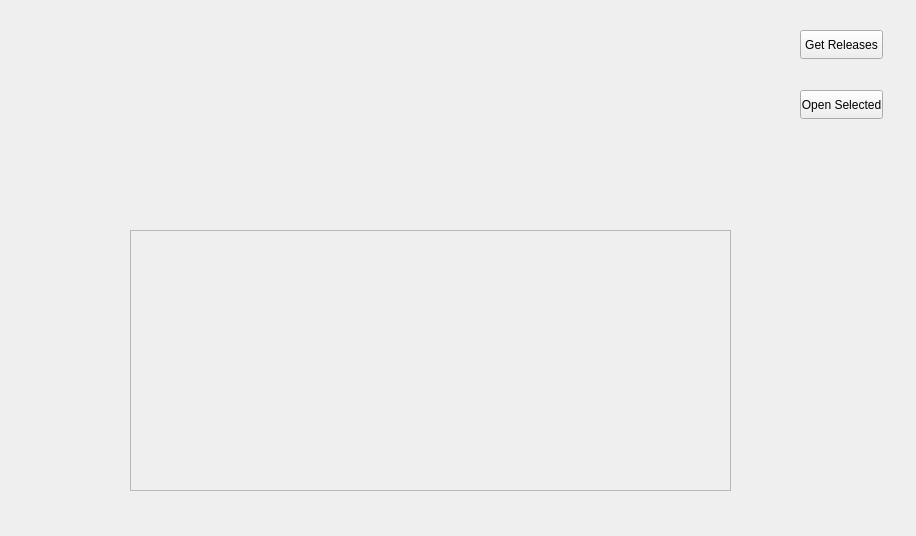
<?xml version="1.0" encoding="UTF-8"?>
<ui version="4.0">
 <class>ReleasesPage</class>
 <widget class="QWidget" name="ReleasesPage">
  <property name="geometry">
   <rect>
    <x>0</x>
    <y>0</y>
    <width>916</width>
    <height>536</height>
   </rect>
  </property>
  <property name="windowTitle">
   <string>Form</string>
  </property>
  <widget class="QScrollArea" name="scrollArea">
   <property name="geometry">
    <rect>
     <x>130</x>
     <y>230</y>
     <width>601</width>
     <height>261</height>
    </rect>
   </property>
   <property name="widgetResizable">
    <bool>true</bool>
   </property>
   <widget class="QWidget" name="contentsWidget">
    <property name="geometry">
     <rect>
      <x>0</x>
      <y>0</y>
      <width>599</width>
      <height>259</height>
     </rect>
    </property>
   </widget>
  </widget>
  <widget class="QPushButton" name="pushButton">
   <property name="geometry">
    <rect>
     <x>800</x>
     <y>30</y>
     <width>83</width>
     <height>29</height>
    </rect>
   </property>
   <property name="text">
    <string>Get Releases</string>
   </property>
  </widget>
  <widget class="QPushButton" name="pushButton_2">
   <property name="geometry">
    <rect>
     <x>800</x>
     <y>90</y>
     <width>83</width>
     <height>29</height>
    </rect>
   </property>
   <property name="text">
    <string>Open Selected</string>
   </property>
  </widget>
 </widget>
 <resources/>
 <connections/>
</ui>
